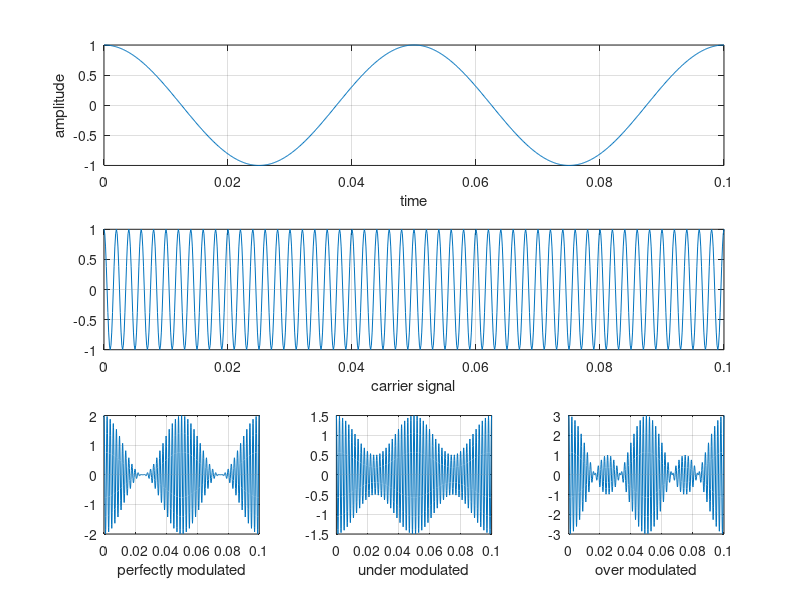

Write MATLAB code to recreate this figure.
clc;
clear all;
close all;

fs = 8000;
fm = 20;
fc = 500;
am = 1;
ac = 1;
t = [0:0.1*fs]/fs;
m = am * cos(2*pi*fm*t);
c = ac * cos(2*pi*fc*t);
a = am/ac;
s1 = ac * [1 + a * cos(2*pi*fm*t)].*cos(2*pi*fc*t);
subplot(3,3,1:3);
plot(t,m);
xlabel('time');
ylabel('amplitude');
grid on;


subplot(3,3,4:6);
plot(t,c);
xlabel('carrier signal');
grid on;                                              

subplot(3,3,7);
plot(t,s1);
xlabel('perfectly modulated');
grid on;

a = 0.5
s1 = ac * [1 + a * cos(2*pi*fm*t)].*cos(2*pi*fc*t);
subplot(3,3,8);
plot(t,s1);
xlabel('under modulated');
grid on;

a = 2
s1 = ac * [1 + a * cos(2*pi*fm*t)].*cos(2*pi*fc*t);
subplot(3,3,9);
plot(t,s1);
xlabel('over modulated');
grid on;